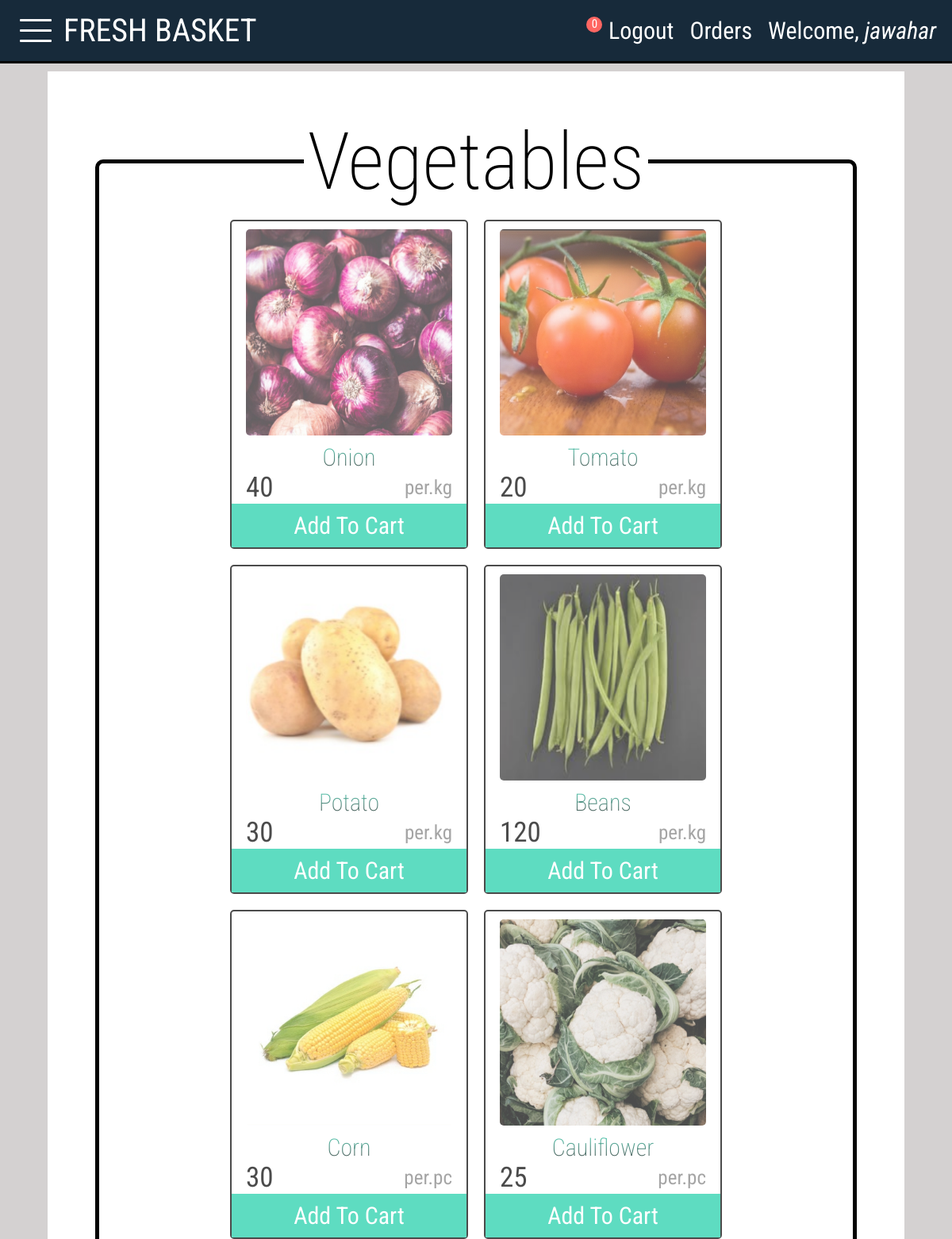
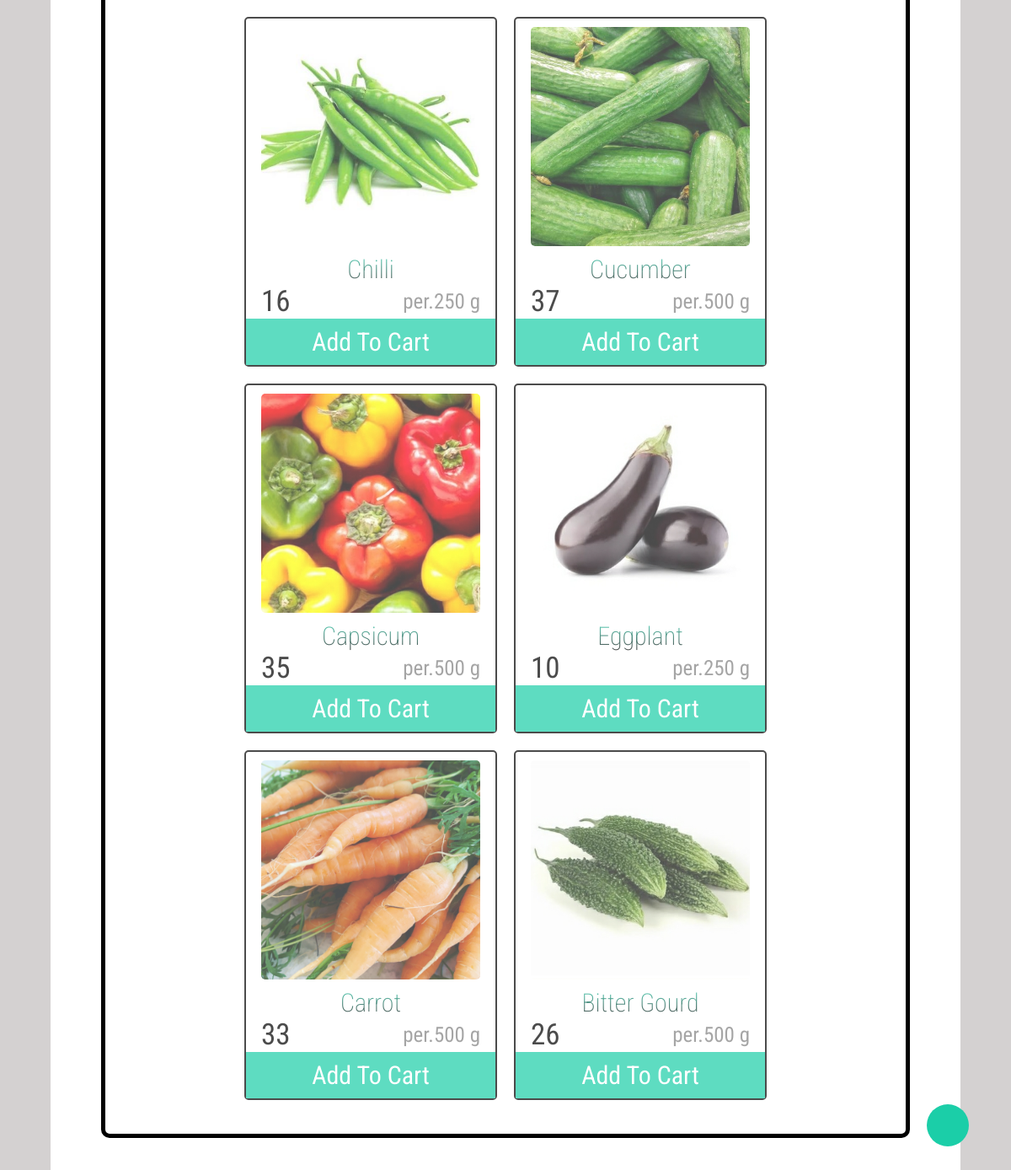
Page /basket_app/category/vegetables/ (signed in) on the committed database (2 pictures, top to bottom).
### basket_app/models.py (models this page shows, shortened)
class Category(models.Model):
    cname= models.CharField(max_length=256)
    cpic= models.ImageField(upload_to="category_images",null=True,blank=True)
    slug= models.SlugField()

class Product(models.Model):
    pname= models.CharField(max_length=256)
    category= models.ForeignKey("Category",on_delete=models.CASCADE)
    ppic= models.ImageField(upload_to="product_images",null=True)
    price= models.PositiveIntegerField()
    amount= models.CharField(max_length=20)

### basket_app/views.py (the view)
# urls.py: path('category/<slug:slug>/',views.ProductView.as_view(), name='product'),
class ProductView(ListView):
    template_name= 'product.html'
    model= Product
    context_object_name= "prod"
    def get_context_data(self, **kwargs):
        slug= self.kwargs.get("slug")
        category= Category.objects.get(slug=slug)
        products= Product.objects.filter(category=category)
        context= super().get_context_data(**kwargs)
        context["products"]= products
        context["cat"]= Category.objects.all
        context["category"]= category
        context["count"]= Cart.objects.filter(customer= self.request.user).count()
        return context

### templates/product.html (shortened to what this page needs)
{% extends 'base.html' %}
{% block base %}
    <div class="container target">
        <fieldset class="parent">
            <legend class="heading">{{category.cname}}</legend>
            {% for product in products %}
                <div class="child">
                    <img src="{{product.ppic.url}}" class="prodpic">
                    <h1 class="product-heading">{{product.pname}}</h1>
                    <div class="sub-sec">
                        <div class="price-sec">
                            <p class="price">{{product.price}}</p>
                        </div>
                        <p class="amount">per.{{product.amount}}</p>
                    </div>
                    <a href="{% url 'basket_app:add-to-cart' pk=product.pk %}" class="btn-container">
                        <button class="add-btn">Add To Cart</button>
                    </a>
                </div>
            {% endfor %}
        </fieldset>
        <a href="#home" class="scroll-up-btn">
        </a>
    </div>
{% endblock %}

### templates/base.html (shortened to what this page needs)
{% load static %}
<!DOCTYPE html>
<html lang="en">
    <head>
        <link rel="stylesheet" href= "{% static 'css/basket.css' %}">
        <link rel="stylesheet" href="https://cdnjs.cloudflare.com/ajax/libs/font-awesome/5.15.3/css/all.min.css"integrity="sha512-iBBXm8fW90+nuLcSKlbmrPcLa0OT92xO1BIsZ+ywDWZCvqsWgccV3gFoRBv0z+8dLJgyAHIhR35VZc2oM/gI1w=="crossorigin="anonymous" />
    </head>
    <body>
        <div class="taskbar" id="home">
            <div class="part-1">
                {% if user.is_authenticated %}
                    <div class="menu">
                        <div class="line-1 line target"></div>
                        <div class="line-2 line"></div>
                        <div class="line-3 line target"></div>
                    </div>
                    <a href="{% url 'index' %}"class="logo-name">FRESH BASKET</a>
                {% else %}
                    <a href="{% url 'index' %}"class="logo-name">FRESH BASKET</a>
                {% endif %}
            </div>
            <div class="part-2">
                {% if user.is_authenticated %}
                    <div class="cart-sec">
                        <a href="{% url 'basket_app:cart' %}"></a>
                        <div class="circle">{{count}}</div>
                    </div>
                    <a class="tb-link" href="{% url 'basket_app:logout' %}">Logout</a>
                    <a class="tb-link" href="{% url 'basket_app:order' %}">Orders</a>
                    <p class="tb-link">Welcome, <span class="italic">{{user.username}}</span></p>
                {% else %}
                    <a class="tb-link" href="{% url 'basket_app:login' %}">Login</a>
                    <a class="tb-link" href="{% url 'sign_up' %}">SIGN UP</a>
                {% endif %}
            </div>
        </div>
        {% block base %}
        {% endblock %}
    </body>
</html>

### static/css/basket.css (style rules this page uses)
* { margin: 0; padding: 0; text-decoration: none; color: white; box-sizing: border-box; font-family: 'Roboto Condensed', sans-serif; border: none; list-style-type: none; }
html { font-size: 62.5%; background-color: rgb(212, 209, 209); scroll-behavior: smooth; }
:root { --darkblue: #172A3A; --lightblue: #1bcea8; --lightgreen: rgb(118, 187, 14); }
.container { display: flex; flex-direction: column; align-items: center; justify-content: center; background-color: white; width: 90vw; height: 100%; margin: 1rem auto; padding: 5rem; transition: all 0.5s; }
.cart-sec { position:relative; }
.circle { background-color: #ff6662; border-radius: 100px; color: white; text-align: center; position: absolute; font-size: 1.5rem; width: 2rem; height: 2rem; top: 0rem; right: -0.25rem; }
.taskbar { width: 100%; height: 8rem; border-bottom: black solid; background-color: var(--darkblue); font-size: 3rem; position: relative; display: flex; justify-content: space-between; align-items: center; padding: 1rem 1rem; z-index: 200; }
.tb-link { padding: 1rem; }
.part-1 { display: flex; align-items: center; justify-content: center; }
.part-2 { display: flex; align-items: center; justify-content: center; }
.logo-name { font-size: 4rem; }
.menu { height: 7rem; width: 7rem; cursor: pointer; display: flex; flex-direction: column; align-items: center; justify-content: center; }
.line { width: 4rem; height: 0.3rem; background-color: white; margin: 0.5rem; border-radius: 1px; transition: all 0.3s; }
::placeholder { color: white; }
.italic { font-style: italic; }
.parent { width: 80vw; border: black 5px solid; display: flex; flex-wrap: wrap; align-items: center; justify-content: center; border-radius: 10px; padding-bottom: 3rem; }
.child { width: 30rem; height: auto; border: black 2px solid; border-radius: 5px; margin: 1rem; display: flex; flex-direction: column; align-items: center; justify-content: center; background-color: white; opacity: 0.7; transition: all 0.5s; }
.heading { text-align: center; color: black; font-size: 10rem; font-weight: 200; padding: 0.5rem; }
.product-heading { text-align: center; font-size: 5rem; font-weight: 200; font-size: 3rem; background: -webkit-linear-gradient(var(--lightblue),black); -webkit-background-clip: text; -webkit-text-fill-color: transparent; }
.btn-container { width: 100%; }
.add-btn { background-color: var(--lightblue); color: white; font-size: 3rem; width: 100%; padding: 1rem; cursor: pointer; }
.prodpic { width: 28rem; height: 28rem; padding: 1rem; border-radius: 15px; }
.sub-sec { width: 26rem; display:flex; flex-direction: row; align-items: center; justify-content: space-between; }
.price { color: black; font-size: 3.5rem; }
.price-sec { display: flex; flex-direction: row; align-items: baseline; justify-content: center; }
.amount { color: grey; font-size: 2.5rem; }
.scroll-up-btn { width: 5rem; height: 5rem; border-radius: 50%; background-color: var(--lightblue); position: fixed; bottom: 5rem; right: 5rem; font-size: 1.6rem; color: #fff; display: flex; align-items: center; justify-content: center; transition: all 0.5s; }

### rows in the picture
Category: cname "Vegetables"
Product: ppic (picture), pname "Onion", price "40", amount "kg"
Product: ppic (picture), pname "Tomato", price "20", amount "kg"
Product: ppic (picture), pname "Potato", price "30", amount "kg"
Product: ppic (picture), pname "Beans", price "120", amount "kg"
Product: ppic (picture), pname "Corn", price "30", amount "pc"
Product: ppic (picture), pname "Cauliflower", price "25", amount "pc"
Product: ppic (picture), pname "Chilli", price "16", amount "250 g"
Product: ppic (picture), pname "Cucumber", price "37", amount "500 g"
Product: ppic (picture), pname "Capsicum", price "35", amount "500 g"
Product: ppic (picture), pname "Eggplant", price "10", amount "250 g"
Product: ppic (picture), pname "Carrot", price "33", amount "500 g"
Product: ppic (picture), pname "Bitter Gourd", price "26", amount "500 g"

### other values in the picture
{{ count }} "0"
{{ user.username }} "jawahar"
